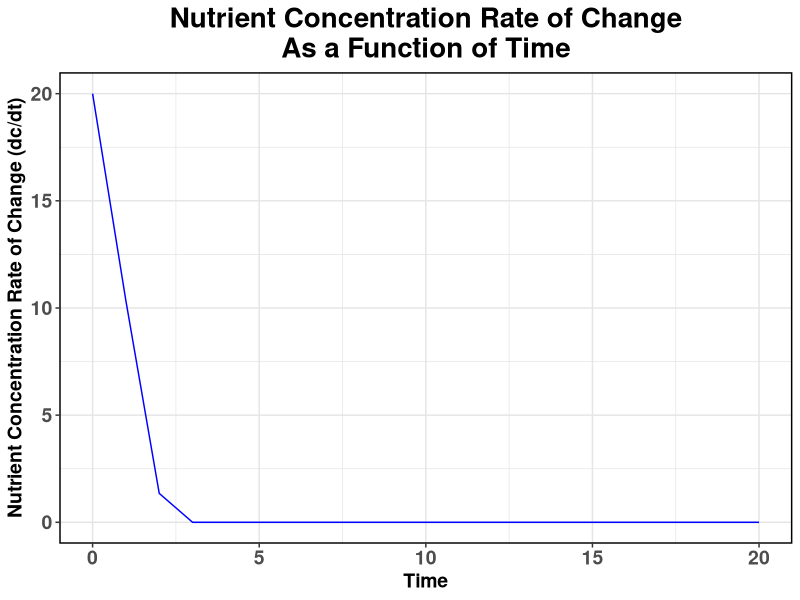

Write the R code that produced this figure.
install.packages("deSolve")  # installing necessary package for ode functionality 
install.packages("ggplot2")
library(deSolve)
library(ggplot2)

Kmax <-  0.2     # maximal uptake rate for a single cell 
kn <-  0.5  # half saturation constant
n <-  50   # denisty of cells per unit volume

parms <- list(Kmax = Kmax, kn = kn, n = n) # list of the above parameters to feed into the ode function

kinetics <- function(t, c, parms) {   # nutrient uptake function (takes in time, nutrient [], and constants)
  dcdt <- -((parms$Kmax * c)/(parms$kn + c))*parms$n  # parms$____ accesses the necessary constant from the parms list
  return(list(dcdt))  # returns the rate of nutrient [] change as a list
}

times <- seq(0, 20, by = 1)  # sequence of times starting from 0-20 by 1 increment 

init_c <- 20  # initial concentration of nutrient to begin with 

output <- ode( y = init_c, func = kinetics, times = times, parms = parms)  # calling on the ode function from deSolver to save the solutions of the diff rate equation for each time point

df <- as.data.frame(output) # converting ode output from matrix to data frame for ggplot2

colnames(df) # inspecting colnames to feed into ggplot2 aes parameter

colnames(df)[2] <- "dcdt" # changing ode output col name more meaningfully

plot <- ggplot(df, aes(x = time, y = dcdt)) +   # using ggplot to plot the elements "time" and "dcdt" from the dataframe generated by ode solver
  geom_line(color = "blue") + # telling ggplot the graph type
  labs(   # adding labels
    title = ("Nutrient Concentration Rate of Change\nAs a Function of Time"),
    y = ("Nutrient Concentration Rate of Change (dc/dt)"),
    x = ("Time")
  )+
  theme( # adjusting aesthetics 
    panel.background = element_rect(fill = "white"),
    panel.grid.major = element_line(color = "grey90"),
    panel.grid.minor = element_line(color = "grey90"),
    panel.border = element_rect(color = "black", fill = NA, linewidth = 1),
    plot.title = element_text(size = 20, face = "bold", hjust = 0.5),
    axis.title.x = element_text(size = 14, face = "bold"), 
    axis.title.y = element_text(size = 14, face = "bold"), 
    axis.text.x = element_text(size = 14, face = "bold"),
    axis.text.y = element_text(size = 14, face = "bold")) 



print(plot)
